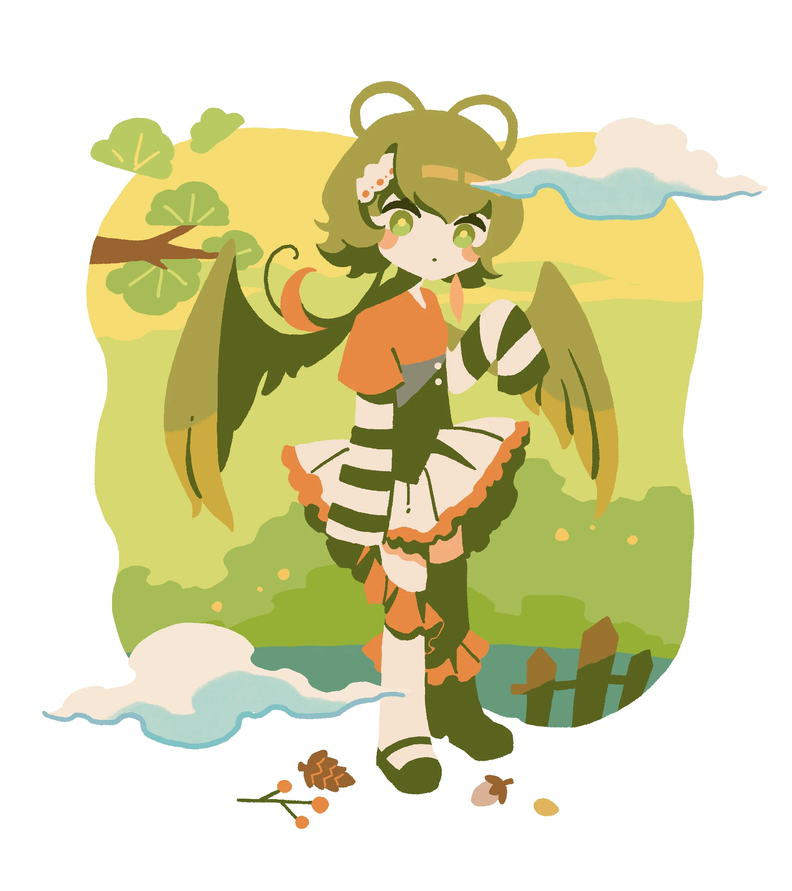
#> input picture Mathematical Foundations for the Information Age/homework/25-10-hw2/p7-raw.png, 792 x 891 px, shrunk from 1852 x 2084 before the run
$ python p7.py
#> lines starting #> are read from the running program, lines starting #| are printed output that depends on the picture
from PIL import Image
from matplotlib import pyplot as plt
plt.switch_backend('Agg')
import numpy as np

raw_image = Image.open("./p7-raw.png")
#> raw_image is the input picture: PIL image 792x891 RGB; mean R, G, B 219.6, 217.4, 177.1
raw_tensor = np.array(raw_image) / 255.0
raw_channels = [raw_tensor[:, :, i] for i in range(3)]
#> raw_channels = 3 items

U0, S0, V0 = np.linalg.svd(raw_channels[0])
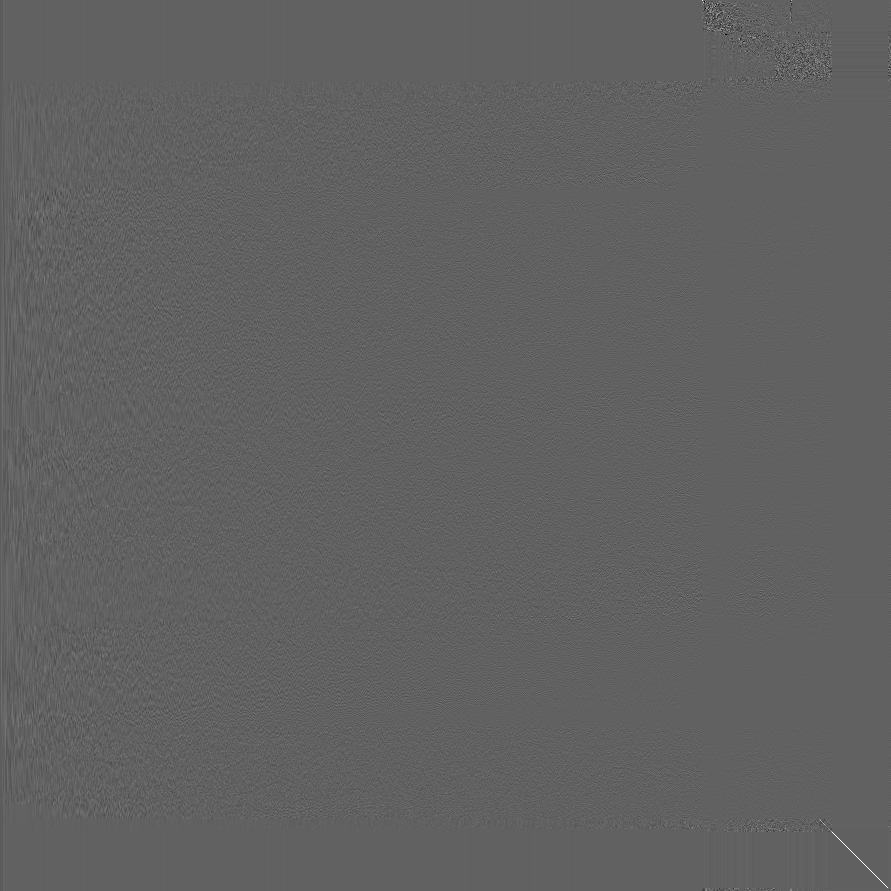
#> U0: shape (891, 891) float64; min -0.617, max 0.991, mean -3.35e-05; drawn with min black and max white
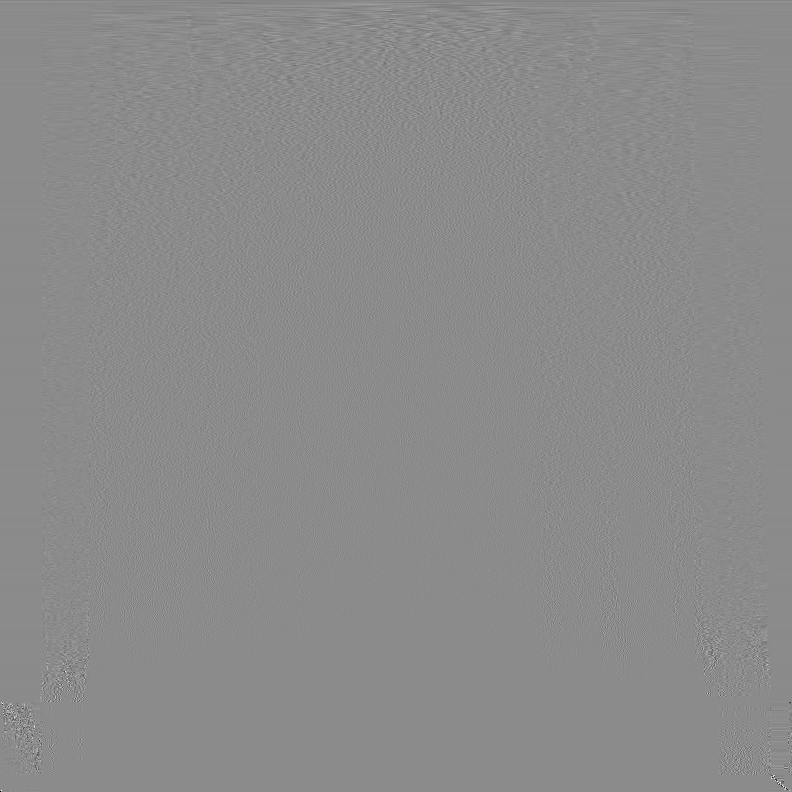
#> V0: shape (792, 792) float64; min -0.991, max 0.822, mean -4.8e-05; drawn with min black and max white
#> S0 = 792 values, max 730.8 at index 0, min 2.17e-14 at index 791, mean 2.35
U1, S1, V1 = np.linalg.svd(raw_channels[1])
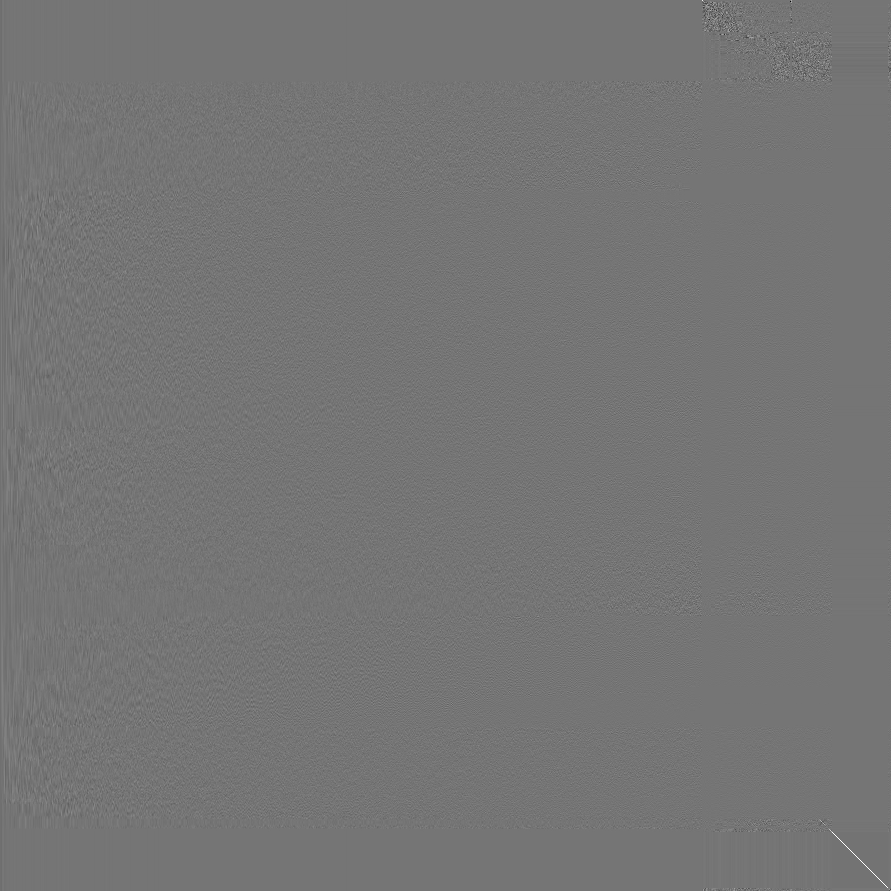
#> U1: shape (891, 891) float64; min -0.845, max 0.989, mean -3.52e-05; drawn with min black and max white
#> S1 = 792 values, max 724.2 at index 0, min 2.39e-14 at index 791, mean 2.13
U2, S2, V2 = np.linalg.svd(raw_channels[2])
#> S2 = 792 values, max 618.4 at index 0, min 1.08e-14 at index 791, mean 2.48
U = [U0, U1, U2]
S = [S0, S1, S2]
V = [V0, V1, V2]

def generate_approx():
    for dim in [1, 2, 4, 8, 16]:
        new_tensor = np.zeros_like(raw_tensor)
        for i in range(3):
            approx_channel = np.zeros_like(raw_channels[i])
            for j in range(dim):
                u = U[i][:, j].reshape(-1, 1)
                v = V[i][j, :].reshape(1, -1)
                approx_channel += S[i][j] * np.dot(u, v)
            new_tensor[:, :, i] = np.clip(approx_channel * 255, 0, 255)

        new_image = Image.fromarray(new_tensor.astype(np.uint8))
        # new_image.save(f"./p7-approx-{dim}.bmp")
        new_image.save(f"./p7-approx-{dim}.png")

def check_frobenius():
    frob_norms = []
    frob_svd_estimates = []
    percents = []
    frob_whole = np.sqrt(np.sum(raw_tensor ** 2))
#> frob_whole = 1228.3
    for dim in [1, 2, 4, 8, 16]:
        # app_image = Image.open(f"./p7-approx-{dim}.bmp")
        app_image = Image.open(f"./p7-approx-{dim}.png")
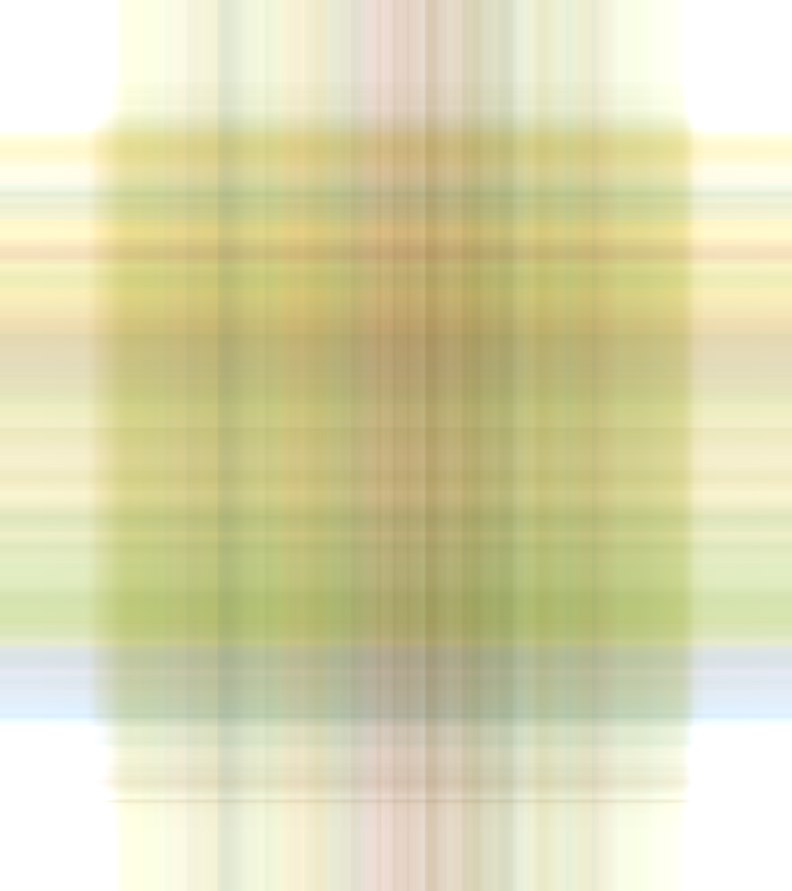
#> input picture Mathematical Foundations for the Information Age/homework/25-10-hw2/p7-approx-1.png, 792 x 891 px, shrunk from 1852 x 2084 before the run
#> app_image is the input picture: PIL image 792x891 RGB; mean R, G, B 216.8, 214.5, 173.3
        app_tensor = np.array(app_image) / 255.0
        frob_norm = np.sqrt(np.sum(app_tensor ** 2))
#> frob_norm = 1171.9
        frob_svd_estimate = 0
        for i in range(3):
            frob_svd_estimate += np.sum(S[i][:dim] ** 2)
#> this loop made 3 passes
#> frob_svd_estimate on passes 1 to 3: 534128.4, 1058581.4, 1441020
#> after the loop, frob_svd_estimate = 1441020
        frob_svd_estimate = np.sqrt(frob_svd_estimate)
#> frob_svd_estimate = 1200.4
        percent = frob_norm / frob_whole * 100
#> percent = 95.41
        percents.append(percent)
        frob_norms.append(frob_norm)
        frob_svd_estimates.append(frob_svd_estimate)
    return frob_whole, frob_norms, frob_svd_estimates, percents

def draw_plot(X, y0, y1, y2, percents):
    plt.figure()
    plt.plot(X, [y0] * len(X), 'o-', label='F-norm of Original Image')
    plt.plot(X, y1, 's--', label='F-norm of Approximated Image')
    plt.plot(X, y2, 'd-.', label='Estimated F-norm from SVD')
    for i in range(len(X)):
        plt.text(X[i], y1[i], f"{percents[i]:.2f}%", fontsize=8, ha='right', va='bottom')
    plt.xlabel('Number of Singular Values Used per Channel')
    plt.ylabel('F-norm')
    plt.title('F-norm Approximation')
    plt.legend()
    plt.grid(True)
    plt.savefig('./p7-plot.png')

# generate_approx()
X = [1, 2, 4, 8, 16]
#> (the run stopped early here; a loop or call above may not have finished)
